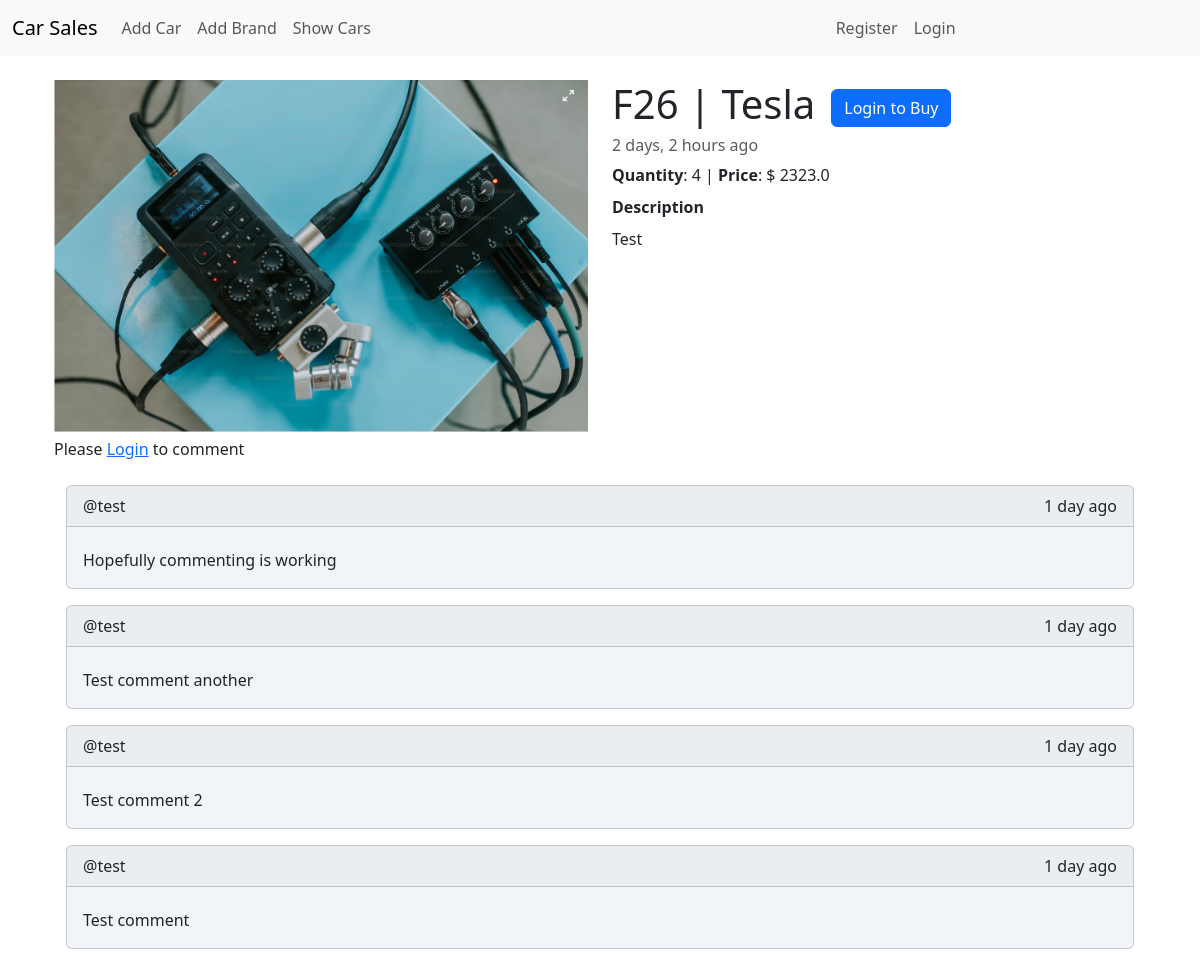
The page /car-detail/2/ on the database its author committed.
### car/models.py (models this page shows, shortened)
class Car(models.Model):
    car_model = models.CharField(max_length=1024)
    brand = models.ForeignKey(Brand, on_delete=models.SET_NULL, null=True)
    car_image = models.ImageField(upload_to="car/uploads/", blank=True, null=True)
    description = models.TextField(max_length=5120)
    quantity = models.IntegerField()
    price = models.FloatField()
    createdAt = models.DateTimeField(default=timezone.now)

class Brand(models.Model):
    brand_name = models.CharField(max_length=1024)

### comment/models.py (models this page shows, shortened)
class Comment(models.Model):
    user = models.ForeignKey(User, on_delete=models.SET_NULL, null=True)
    car = models.ForeignKey(Car, on_delete=models.CASCADE)
    comment = models.TextField(max_length=2048)
    createdAt = models.DateTimeField(auto_now_add=True)

### car/views.py (the view)
# urls.py: path("car-detail/<str:pk>/", views.ShowCarDetail.as_view(), name="car_detail"),
class ShowCarDetail(View):
    template_name = "car/car_detail.html"
    def get(self, request, *_, **kwargs):
        car = get_object_or_404(Car, pk=kwargs["pk"])
        comments = Comment.objects.filter(car=car).order_by("-createdAt")
        form = AddCommentForm()
        context = {"car": car, "comments": comments, "form": form, "pk": kwargs["pk"]}
        return render(request, self.template_name, context)

### car/templates/car/car_detail.html (shortened to what this page needs)
{% extends "base.html" %}
{% load humanize %}
{% block content %}
<div class="container">
  <div class="row">
    <div class="col-12 col-md-6">
      <img
        class="img img-fluid w-100 h-100 object-cover"
        src="{{ car.car_image.url }}"
        alt="{{ car.car_model }} {{ car.brand.brand_name }}"
      />
    </div>
	<div class="col-12 col-md-6">
		<div class="d-flex align-items-center gap-3">
			<div>
			<h1>{{ car.car_model }} | {{ car.brand.brand_name }}</h1>
			</div>
			<div>
			{% if	request.user.is_authenticated %}
			<a href="{% url "order_car:place_order" pk=car.id %}" class="btn btn-primary">Buy</a>
			{% else %}
			<a href="{% url "auth:login_form" %}?next={{ request.path }}" class="btn btn-primary">Login to Buy</a>
			{% endif %}
			</div>
		</div>
		<h6 class="card-subtitle mb-2 text-body-secondary">
			{{ car.createdAt|timesince }} ago
		</h6>
		<p class="card-text mt-2"><span class="fw-bold">Quantity</span>: {{ car.quantity }} |  <span class="fw-bold">Price</span>: $ {{ car.price }}</p> <p class="card-text mt-2"></p>
		<p class="fw-bold">Description</p>
		<p class="card-text mt-2">{{ car.description }}</p>
	</div>
	<div>
		{% if	request.user.is_authenticated %}
		{% include "comment/comment_form.html" %}
		{% else %}
		<p>Please <a href="{% url "auth:login_form" %}?next={{request.path}}">Login</a> to comment</p>
		{% endif %}
		<div class="container mt-4">
			{% for singleComment in comments  %}
			<div class="card bg-slate-100 mb-3">
				<div class="card-header d-flex justify-content-between">
					<p class="p-0 m-0">@{{singleComment.user.username}}</p>
					<p class="p-0 m-0">{{ singleComment.createdAt|timesince }} ago</p>
				</div>
				<div class="card-body">
					<p class="card-text">{{singleComment.comment}}</p>
				</div>
			</div>
			{% endfor %}
		</div>
	</div>
  </div>
</div>
{% endblock content %}

### static/css/styles.css (style rules this page uses)
p { margin: 5px 0; padding: 0; }
.bg-slate-100 { background-color: rgb(241 245 249); }
.object-cover { object-fit: cover; }

### rows shown on the page
Car: car_image (picture), car_model "F26", brand.brand_name "Tesla", createdAt "2 days, 2 hours", quantity "4", price "2323.0", description "Test"
Comment: user.username "test", createdAt "1 day", comment "Hopefully commenting is working"
Comment: user.username "test", createdAt "1 day", comment "Test comment another"
Comment: user.username "test", createdAt "1 day", comment "Test comment 2"
Comment: user.username "test", createdAt "1 day", comment "Test comment"
